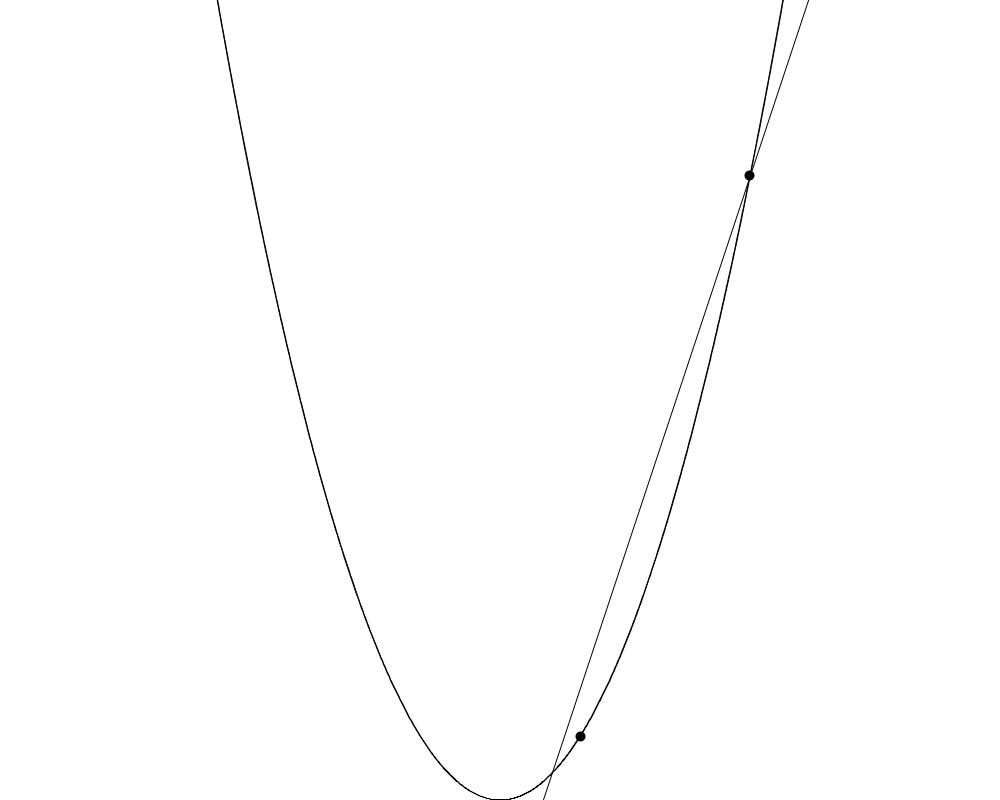
Frame 1 (no input)
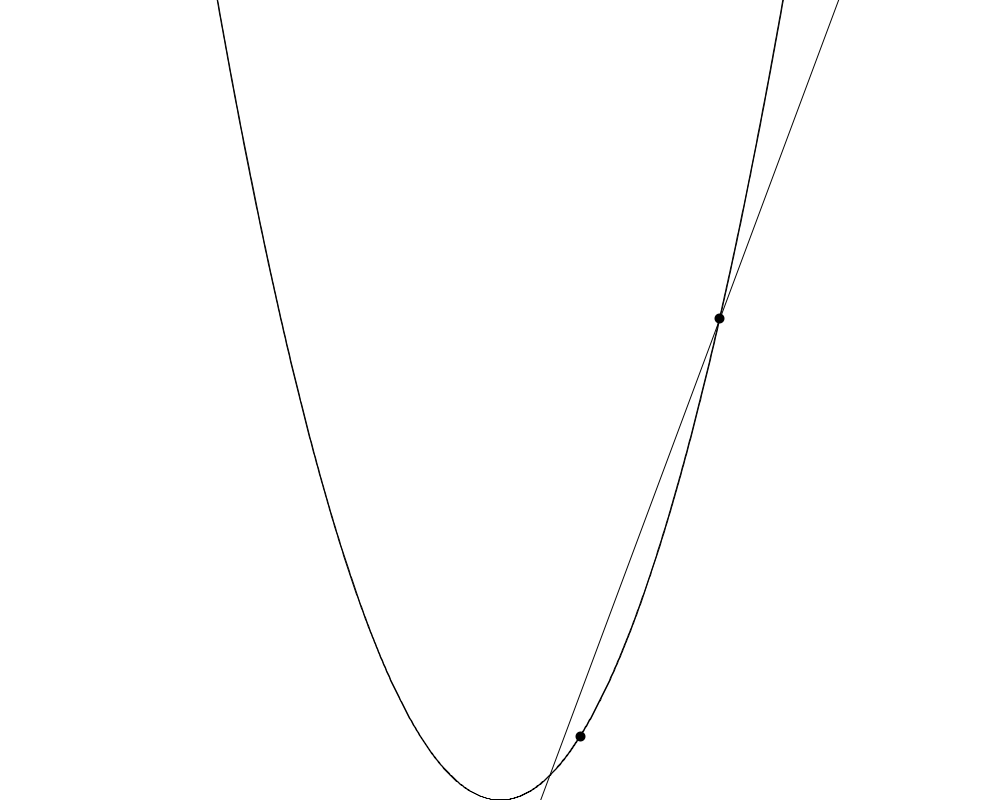
Frame 60 (the mouse pressed at the canvas centre just before this capture)
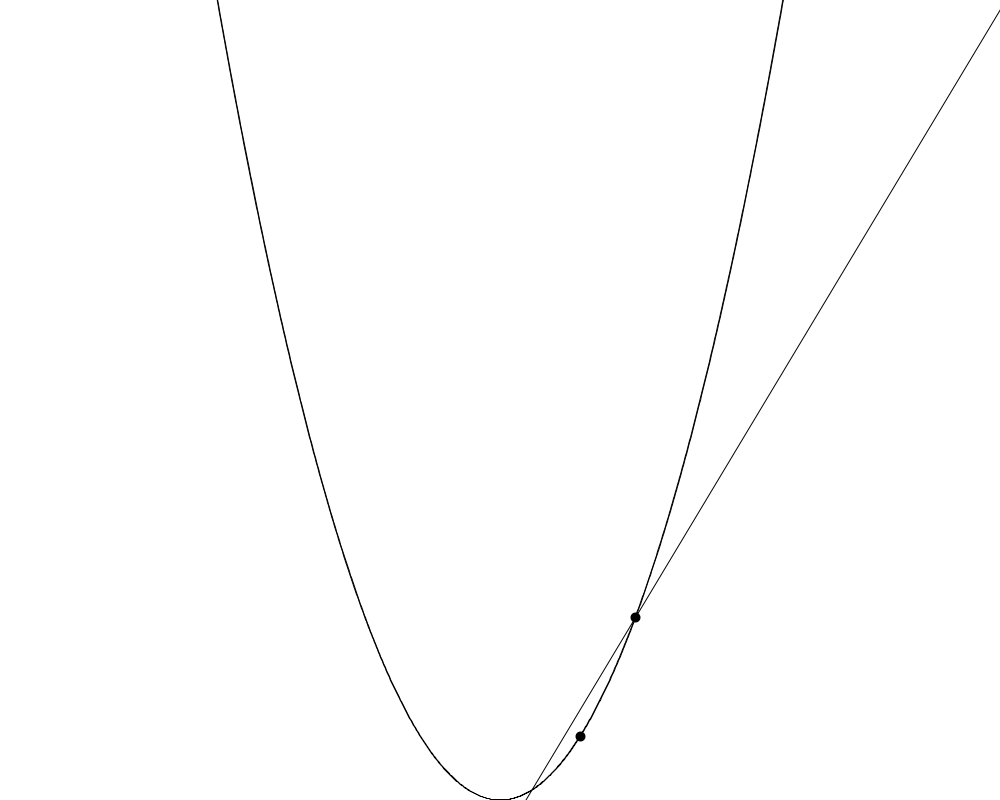
Frame 120 (the mouse held since frame 60 and released just before this capture)

The Processing sketch that drew these frames (run headless with seeded random() and noise(); from frame 60 on, the mouse is pressed at the canvas centre):

// Processing sketch: TangentLine
// ── TangentLine.pde

public void setup() {
  size(1000,800);
}



public void draw() {
  background(255);
  for(float x = -width/2; x < width/2; x += 0.5) {
    line(x+width/2,height-f(x),(x-1)+width/2, height-f(x-1));
  }
  float secX = cos(frameCount/120f)*(width/4f);
  float secY = f(secX);
  
  float derX = 80f;
  float derY = f(derX);
  
  strokeWeight(10);
  fill(255,0,0);
  point(width/2f + derX,height-derY);
  fill(0,255,0);
  point(width/2f + secX,height-secY);
  
  strokeWeight(1);
  
  float m = (secY-derY)/(secX-derY);
  
  line(0, height-pointSlope(secY, secX, m, -width/2f), width,height-pointSlope(secY, secX, m, width/2f));
  
  
}

public float pointSlope(float y1, float x1, float m, float x) {
  return m*(x-x1) + y1;
}

public float f(float x) {
  return pow(x/10f,2f);
}
